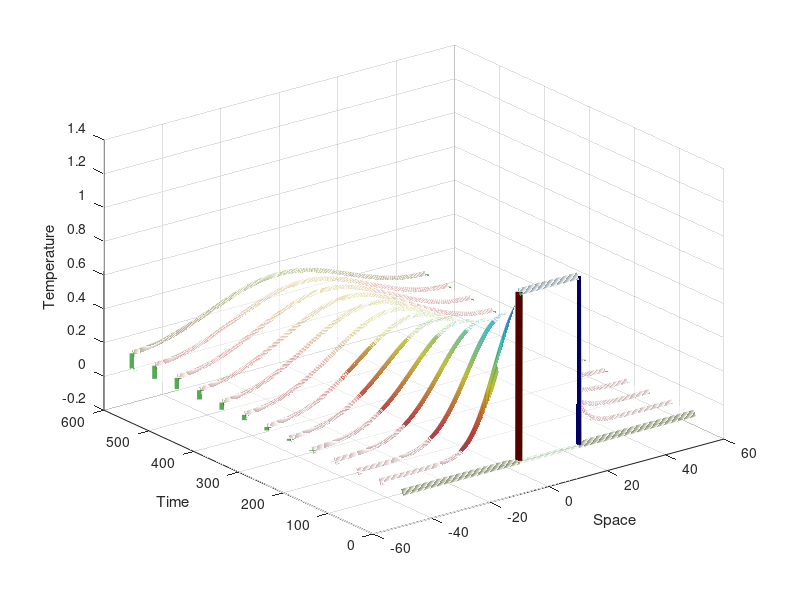
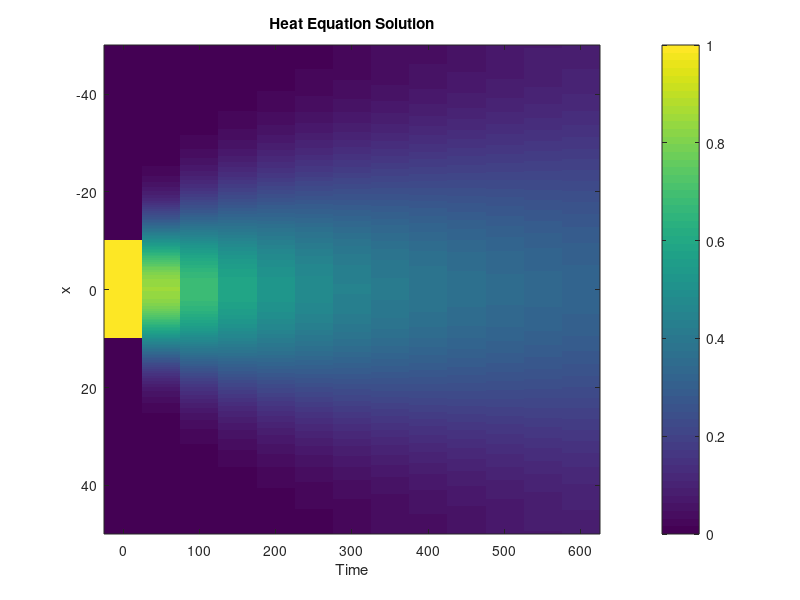

Reproduce these figures in MATLAB, in order.
clc, clearvars, close all

alpha = 0.5; % Thermal diffusivity constant
L = 100; % Length 
N = 1000; % number of samples
dx = L/N;
x = -L/2:dx:L/2-dx; % x domain

%Intital Condition
u0 = 0*x;
u0((L/2 - L/10)/dx:(L/2+L/10)/dx) = 1;
u0hat = fft(u0);

kappa = (2*pi/L) * [0:N/2-1 -N/2:-1];

% Time parameters
dt = 50; % Time step
T = 600; % Total time
t = 0:dt:T; % t domain

uhat = u0hat.' .* exp(-alpha .* kappa.' .^2 .* t);

u = real(ifft(uhat)); %heat equation

figure (2)
imagesc(t, x, u);
xlabel('Time'); 
ylabel('x');
title('Heat Equation Solution');
colorbar;

figure (1)
h=waterfall(x,t(1:1:end),u(:,1:1:end).');
set(h,'LineWidth',5,'FaceAlpha',.5);
colormap(flipud(jet)/1.5)
xlabel('Space');
ylabel('Time');
zlabel('Temperature');
